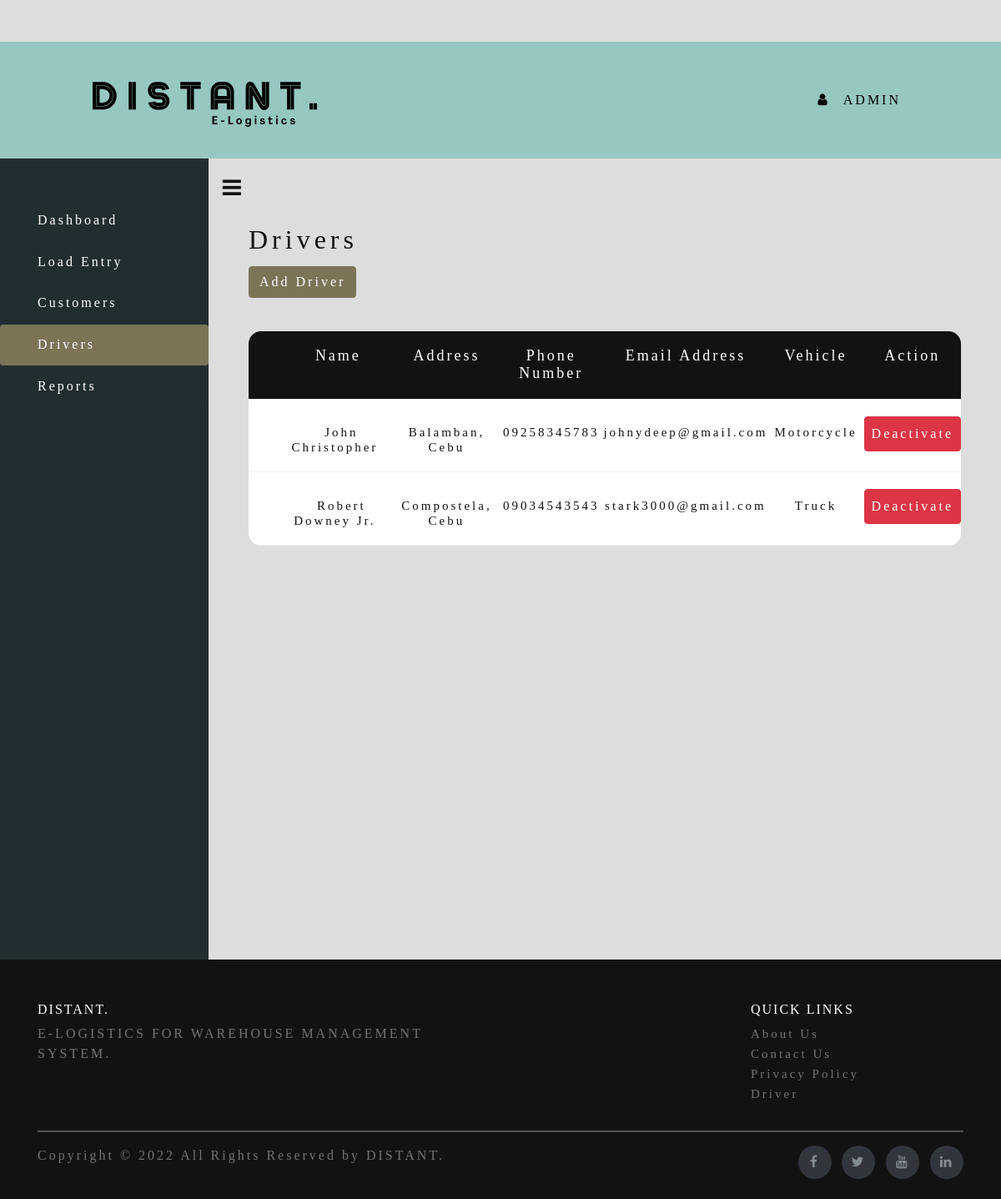
Page /user/admin/drivers.php (signed in) on the committed database.
### tables this page shows
CREATE TABLE `users` (
  `id` int(11) NOT NULL,
  `fullname` varchar(255) NOT NULL,
  `address` varchar(255) NOT NULL,
  `email` varchar(255) NOT NULL,
  `password` varchar(255) NOT NULL,
  `contact` varchar(255) NOT NULL,
  `role` varchar(1) NOT NULL DEFAULT 'U',
  `img` varchar(255) DEFAULT NULL,
  `vehicle` varchar(50) DEFAULT NULL,
  `active` varchar(1) NOT NULL DEFAULT 'Y',
  `user_id` varchar(255) DEFAULT NULL,
  `driver_lic` varchar(255) DEFAULT NULL
);

### process/functions.php (called while the page is built, shortened)
<?php
function show_drivers($table_name)
{
    $conn = connect();
    $sql = "SELECT  * FROM $table_name WHERE role = 'D'";
    $result = $conn->query($sql);
    if ($result->num_rows > 0) {
        $rows = array();
        while ($row  = $result->fetch_assoc()) {
            $rows[] = $row;
        }
        return $rows;
    } else {
        return FALSE;
    }
}

### user/admin/drivers.php (the view, shortened to what this page needs)
<?php
    include '../../process/functions.php';
?>
<!DOCTYPE html>
<html lang="en">
    <head>
        <link href="/distant-elogistics/css/bootstrap.css" rel="stylesheet" type="text/css" media="all" />
        <link href="/distant-elogistics/css/style.css" rel="stylesheet" type="text/css" media="all" />
        <link href="/distant-elogistics/css/easy-responsive-tabs.css" rel='stylesheet' type='text/css'/>
        <link href="/distant-elogistics/css/font-awesome.css" rel="stylesheet">
        <link rel="stylesheet" href="/distant-elogistics/user/css/nav-style.css">
    </head>
    <body class="bbg1">
        <?php
            include ("header.php");
        ?>
        <div id="user-body" class="wrapper d-flex align-items-stretch" style="min-height: 120%;">
            <nav id="sidebar">
                <div id="btn-mn" class="custom-menu">
                    <button type="button" id="sidebarCollapse" class="btn-menu">
                        <i class="fa fa-bars"></i>
                    </button>
                </div>
                <ul class="nav nav-pills flex-column mb-5 stick-nav">
                    <li class="nav-item" style="margin-top: 50px;">
                        <a href="index.php" class="nav-link text-white">
                            Dashboard
                        </a>
                    </li>
                    <li>
                        <a href="load-entry.php" class="nav-link text-white">
                            Load Entry
                        </a>
                    </li>
                    <li>
                        <a href="customers.php" class="nav-link text-white">
                            Customers
                        </a>
                    </li>
                    <li>
                        <a href="drivers.php" class="nav-link active fnt" aria-current="page">
                            Drivers
                        </a>
                    </li>
                    <li>
                        <a href="reports.php" class="nav-link text-white">
                            Reports
                        </a>
                    </li>
                </ul>
            </nav>
            <div id="content" class="p-4 p-md-5 pt-5">
                <h2 class="head-content">Drivers</h2>
                <button type="submit" style="margin-bottom: 40px;" class="btn btn-primary" data-bs-toggle="modal" data-bs-target="#modelId">
                    Add Driver
                </button>
                <div class="limiter">
                    <div class="container-table100">
                        <div class="wrap-table100">
                            <div class="table">
                                <div class="row-user header-tbluser nohover">
                                    <div class="cell">
                                        Name
                                    </div>
                                    <div class="cell">
                                        Address
                                    </div>
                                    <div class="cell">
                                        Phone Number
                                    </div>
                                    <div class="cell">
                                        Email Address
                                    </div>
                                    <div class="cell">
                                        Vehicle
                                    </div>
                                    <div class="cell">
                                        Action
                                    </div>
                                </div>
                                <?php if (!empty(show_drivers('users'))) : ?>
                                    <?php foreach (show_drivers('users') as $row) : ?>
                                        <div class="row-user">
                                            <div class="cell" data-title="Driver's Name">
                                                <a class="text-decoration-none" style="cursor: pointer; font-family: Agrandir-TextBold;" title="Click to show driver's profile photo" data-bs-toggle="modal" data-bs-target="#DRIVER-1234<?php echo $row['id']; ?>">
                                                    <?php echo $row['fullname'] ?>
                                                </a>
                                            </div>
                                            <div class="cell" data-title="Address">
                                                <?php echo $row['address'] ?>
                                            </div>
                                            <div class="cell" data-title="Phone Number">
                                                <?php echo $row['contact'] ?>
                                            </div>
                                            <div class="cell" data-title="Email Address">
                                                <?php echo $row['email'] ?>
                                            </div>
                                            <div class="cell" data-title="Driver">
                                                <a class="text-decoration-none" style="cursor: pointer; font-family: Agrandir-TextBold;" title="Click to show driver's license" data-bs-toggle="modal" data-bs-target="#LICENSE-1234<?php echo $row['id']; ?>">
                                                    <?php echo $row['vehicle'] ?>
                                                </a>
                                            </div>
                                            <div class="cell" data-title="Action">
                                                <?php
                                                    if($row['active']=='Y'){
                                                        echo '<a href="../../process/deactivate.php?user_id=';
                                                        echo $row['id'];
                                                        echo '"class="';
                                                        echo 'btn btn-danger"';
                                                        echo '>Deactivate</a>';
                                                    }else{
                                                        echo '<a href="../../process/activate.php?user_id=';
                                                        echo $row['id'];
                                                        echo '"class="';
                                                        echo 'btn btn-success"';
                                                        echo '>Activate</a>';
                                                    }
                                                ?>
                                            </div>
                                        </div>
                                    <?php endforeach; ?>
                                <?php endif; ?>
                            </div>
                        </div>
                    </div>
                </div>
            </div>
        </div>
        <?php
            require_once (__ROOT__."/landing-page/footer.php");
        ?>
    </body>
</html>

### css/style.css (style rules this page uses)
html, body { margin:0; font-size: 100%; height: 100%; }
.bbg1 { background: #dddddd; }
.fnt { font-family: 'Agrandir-Narrow'; }
::placeholder { color: #7b7457; letter-spacing: 3px; font-family: 'Agrandir-Narrow'; text-align: left; }
@media only screen and (min-width: 850px) { body { padding: 0 80px; } }

### css/easy-responsive-tabs.css (style rules this page uses)
body { margin: 0px; padding: 0px; }

### rows in the picture
users: fullname "John Christopher", address "Balamban, Cebu", contact "09258345783", email "johnydeep@gmail.com", vehicle "Motorcycle"
users: fullname "Robert Downey Jr.", address "Compostela, Cebu", contact "09034543543", email "stark3000@gmail.com", vehicle "Truck"

### other values in the picture
$_SESSION["fullname"] "ADMIN"
